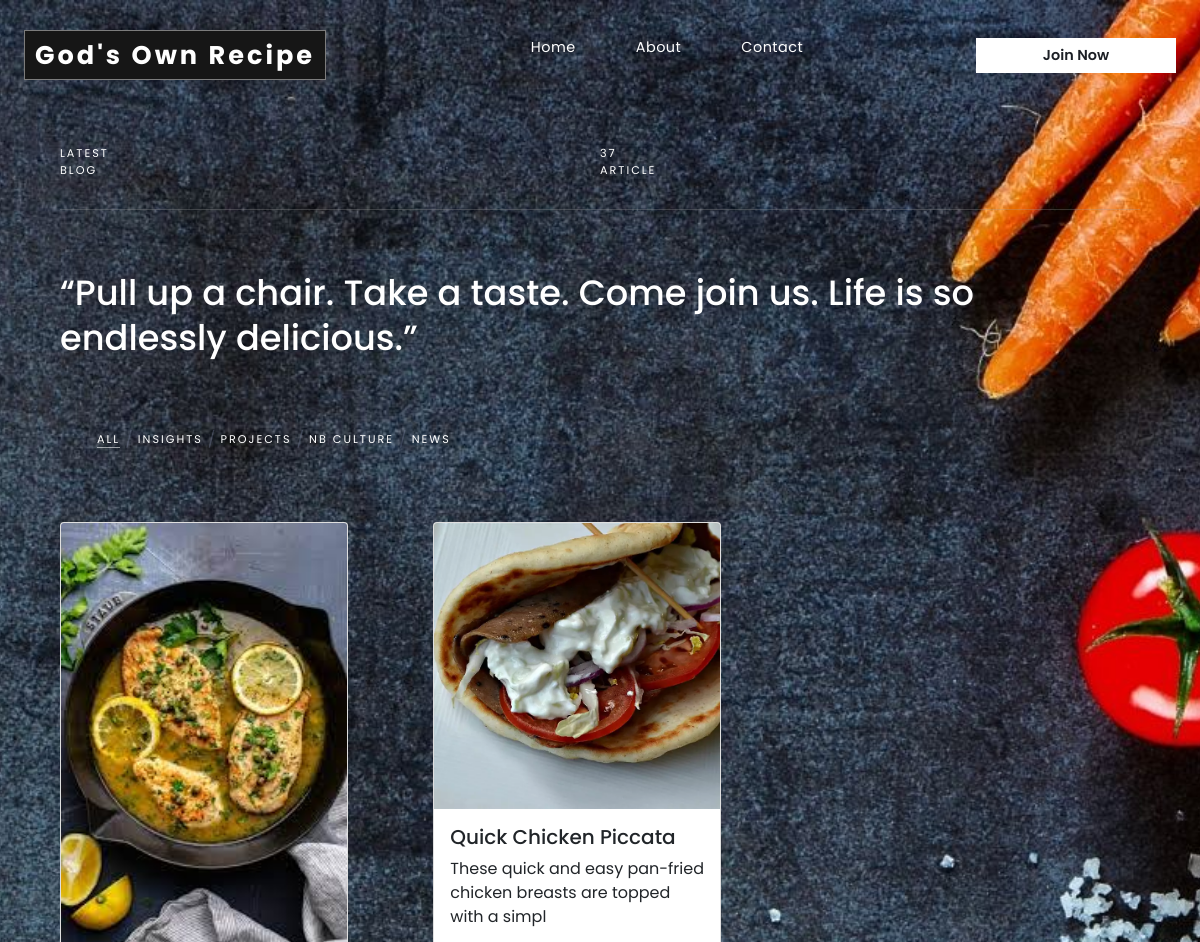
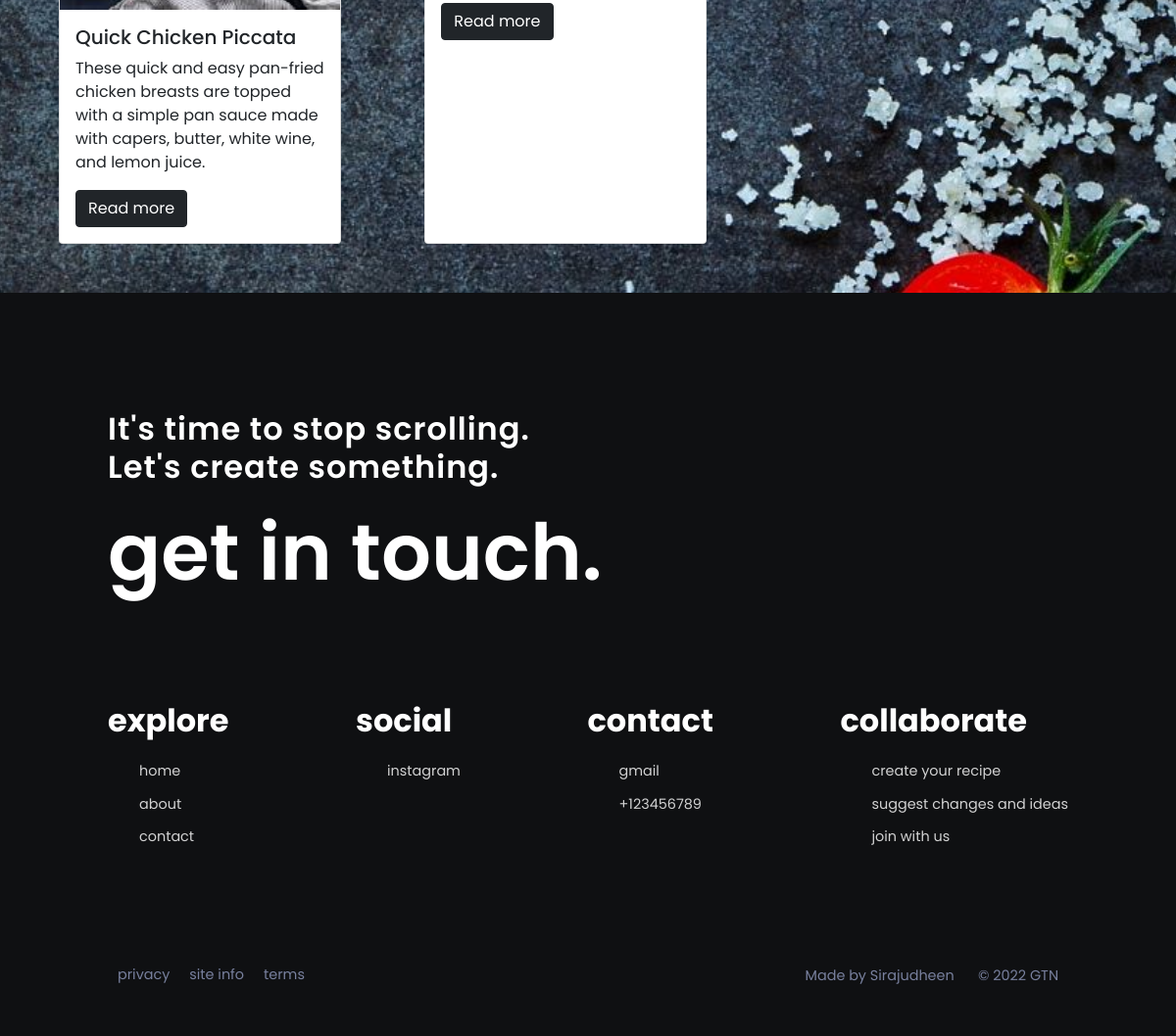
The page / on the database its author committed (2 pictures, top to bottom).
### adminapp/models.py (models this page shows, shortened)
class RecipePost(models.Model):
    recipe_name = models.CharField(max_length=70)
    short_description = models.CharField(max_length=200)
    ingredients = models.CharField(max_length=300, null=True)
    cooking_directions = models.TextField(max_length=3000)
    cooking_tips = models.TextField(max_length=500)
    cooking_time = models.IntegerField()
    preparation_time = models.IntegerField()
    recipe_images = models.ImageField(upload_to='media/%Y/%m/%d')
    recipe_datePosted = models.DateTimeField(default=timezone.now)
    Author = models.ForeignKey(User, on_delete=models.CASCADE, null=True)
    status = models.IntegerField(choices=STATUS, default=0)

### userapp/views.py (the view)
# urls.py: path('', views.user_home, name='index_home'),
def user_home(request):
    context = RecipePost.objects.all()
    return render(request, 'userapp/user_index.html', {'context': context})

### userapp/templates/userapp/user_index.html (shortened to what this page needs)
{% load static %}
<html lang="eng">
<head>
<link href="https://cdn.jsdelivr.net/npm/bootstrap@5.0.2/dist/css/bootstrap.min.css" rel="stylesheet">
<link rel="stylesheet" href="{% static 'userapp/css/user_index.css' %}">
<link rel="stylesheet" href="{% static 'userapp/css/user_index_nav.css' %}">
</head>
<body style="background:  url({% static 'user_media/userindexback.jpg' %})no-repeat fixed center center;
	    background-size: cover;">
    <nav class="navigation">
        <a href="#" class="logo">God's Own Recipe</a>
        <ul class="menu">
            <li><a href="{% url 'index_home' %}">Home</a></li>
            <li><a href="{% url 'develp_about' %}" target="_blank">About</a></li>
            <li><a href="{% url 'user_contact_form' %}" target="_blank">Contact</a></li>
        </ul>
        <ul id="nav">
           <li><a href="#" class="nav-contact">Join Now</a>
        </li>
        </ul>
    </nav>
    <div class="page-container">
        <div class="top-bar">
            <span>Latest<br/>Blog</span>
            <div class="article-number"><span>37</span><br/>Article</div>
        </div>
        <section id="blog">
            <div class="blog-heading">
                <h3>“Pull up a chair. Take a taste. Come join us. Life is so endlessly delicious.”</h3>
            </div>
            <ul class="blog-filter">
                <li class="list blog-filter-active" data-filter="all">All</li>/
                <li class="list" data-filter="insights">insights</li>/
                <li class="list" data-filter="projects">projects</li>/
                <li class="list" data-filter="culture">nb culture</li>/
                <li class="list" data-filter="news">news</li>
            </ul>
        </section>
    {% block content %}
            <section>
            <div class="blog-container">
                {% for data in context %}
                <div class="card" style="width: 18rem;">
                  <img src="{{data.recipe_images.url }}" class="card-img-top" alt="...">
                  <div class="card-body">
                    <h5 class="card-title">{{ data.recipe_name }}</h5>
                    <p class="card-text">{{ data.short_description }}</p>
                    <a href="{% url 'read_more' id=data.id %}" class="btn btn-dark">Read more</a>
                  </div>
                </div>
                {% endfor %}
            </div>
            </section>
{% endblock %}
    </div>
    <footer>
        <div class="footer-container">
            <div class="footer-heading">
                <h4>It's time to stop scrolling.
                    <br/>
                    Let's create something.
                </h4>
                <h3>get in touch.</h3>
            </div>
            <div class="footer-content">
                <div class="footer-box">
                    <strong>explore</strong>
                    <ul>
                        <li><a href="{% url 'index_home' %}">Home</a></li>
                        <li><a href="{% url 'develp_about' %}">About</a></li>
                        <li><a href="{% url 'user_contact_form' %}" target="_blank">Contact</a></li>
                    </ul>
                </div>
                <div class="footer-box">
                    <strong>Social</strong>
                    <ul>
                        <li><a href="#">Instagram</a></li>
                    </ul>
                </div>
                <div class="footer-box">
                    <strong>Contact</strong>
                    <ul>
                        <li><a href="#">gmail</a></li>
                        <li><a href="#">+123456789</a></li>
                    </ul>
                </div>
                <div class="footer-box">
                    <strong>collaborate </strong>
                    <ul>
                        <li><a href="{% url 'user_add_recipe' %}">Create your recipe</a></li>
                        <li><a href="{% url 'user_contact_form' %}" target="_blank">Suggest Changes and Ideas</a></li>
                        <li><a href="{% url 'user_login_reg' %}" target="_blank">Join with us</a></li>
                    </ul>
                </div>
            </div>
            <div class="footer-bottom">
                <div class="footer-bottom-link">
                    <a href="#">privacy</a>
                    <a href="#">site info</a>
                    <a href="#">terms</a>
                </div>
                <div class="copyright">
                    <span>Made by Sirajudheen</span>
                    <span>&#169; 2022 GTN</span>
                </div>
            </div>
        </div>
    </footer>
</body>
</html>

### userapp/static/userapp/css/user_index.css (style rules this page uses)
* { margin: 0px; padding: 0px; font-family: poppins, serif; box-sizing: border-box; }
body { margin: 0px; padding: 0px; font-family: poppins, serif; background: url(https://external-content.duckduckgo.com/iu/?u=https%3A%2F%2Fi.pinimg.com%2Foriginals%2F08%2F9b%2Fce%2F089bce0b11f9a94c850061e14843f511.jpg&f=1&nofb=1)no-repeat fixed center center; background-size: cover; background-color: #14171c; width: 100%; overflow-x: hidden; -ms-overflow-style: none; scrollbar-width: none; }
a { text-decoration: none; }
ul { list-style: none; }
.navigation { display: flex; justify-content: space-between; align-items: center; padding: 30px 2%; z-index: 2; }
.menu { display: flex; }
.menu li a { padding: 12px 20px; color: #ffffff; font-size: 0.9rem; margin: 4px 10px; letter-spacing: 0.5px; transition: all ease 0.3s; }
.nav-contact { background-color: #ffffff; font-size: 0.9rem; font-weight: 600; color: #1c1f25 !important; }
.logo { background-color: #161616; min-width: 50px; height: 50px; padding: 0px 10px; border: 1px solid rgba(255, 255, 255, 0.44); color: #ffffff; display: flex; justify-content: center; align-items: center; font-weight: 700; font-size: 1.6rem; letter-spacing: 3px; }
.page-container { max-width: 1200px; margin: auto; display: flex; flex-direction: column; }
.top-bar { width: 100%; display: grid; grid-template-columns: 1fr 1fr; border-bottom: 1px solid #9f9f9f48; padding: 30px 0px; margin: 5px auto 0px auto; }
.top-bar span, .article-number { color: #ffffff; font-size: 0.7rem; text-transform: uppercase; letter-spacing: 2px; }
#blog { display: flex; flex-direction: column; justify-content: center; padding: 40px 0px; }
.blog-heading { margin: 20px 0px; }
.blog-heading h3 { font-size: 2.2rem; color: #ffffff; line-height: 45px; }
.blog-filter { display: flex; align-items: center; margin: 40px 0px 20px 0px; color: #78809e59; }
.blog-filter li { color: #ffffff; text-transform: uppercase; font-size: 0.7rem; letter-spacing: 2px; margin: 0px 5px; cursor: pointer; user-select: none; }
.blog-filter-active { border-bottom: 1px solid rgba(255, 255, 255, 0.55); }
.blog-container { display: grid; grid-template-columns: 1fr 1fr 1fr; grid-gap: 40px; margin: 10px 0px 50px 0px; }
footer { background-color: #0f1012; display: flex; flex-direction: column; justify-content: center; align-items: center; padding: 120px 0px 50px 0px; }
.footer-container { width: 100%; max-width: 980px; margin: auto; }
.footer-heading h3, .footer-heading h4 { color: #ffffff; }
.footer-heading h3 { font-size: 5rem; margin-top: 20px; font-weight: 600; }
.footer-heading h4 { font-size: 2rem; font-weight: 600; letter-spacing: 1px; }
.footer-content { display: flex; justify-content: space-between; margin-top: 100px; }
.footer-box strong { color: #ffffff; font-size: 2rem; text-transform: lowercase; }
.footer-box ul { margin-top: 15px; }
.footer-box ul li a, .footer-box ul li { color: #ffffff; font-size: 0.9rem; text-transform: lowercase; opacity: 0.9; padding: 2px 0px; transition: all ease 0.3s; }
.footer-box ul li { margin: 8px 0px; }
.footer-bottom { display: flex; justify-content: space-between; align-items: center; margin-top: 100px; }
.footer-bottom-link { display: flex; justify-content: flex-start; align-items: center; }
.footer-bottom-link a, .copyright span { color: #78809e; font-size: 0.9rem; margin: 0px 10px; transition: all ease 0.3s; }
@media (max-width:1250px) { .page-container { max-width: 100%; width: 90%; } }

### userapp/static/userapp/css/user_index_nav.css (style rules this page uses)
#nav { list-style: none inside; margin: 0; padding: 0; text-align: center; }
#nav li { display: block; position: relative; float: left; }
#nav li a { display: block; padding: 0; text-decoration: none; width: 200px; line-height: 35px; color: #faf7f7; }

### rows shown on the page
RecipePost: recipe_images (picture), recipe_name "Quick Chicken Piccata", short_description "These quick and easy pan-fried chicken breasts are topped with a simple pan sauce made with capers, butter, white wine, and lemon juice."
RecipePost: recipe_images (picture), recipe_name "Quick Chicken Piccata", short_description "These quick and easy pan-fried chicken breasts are topped with a simpl"
